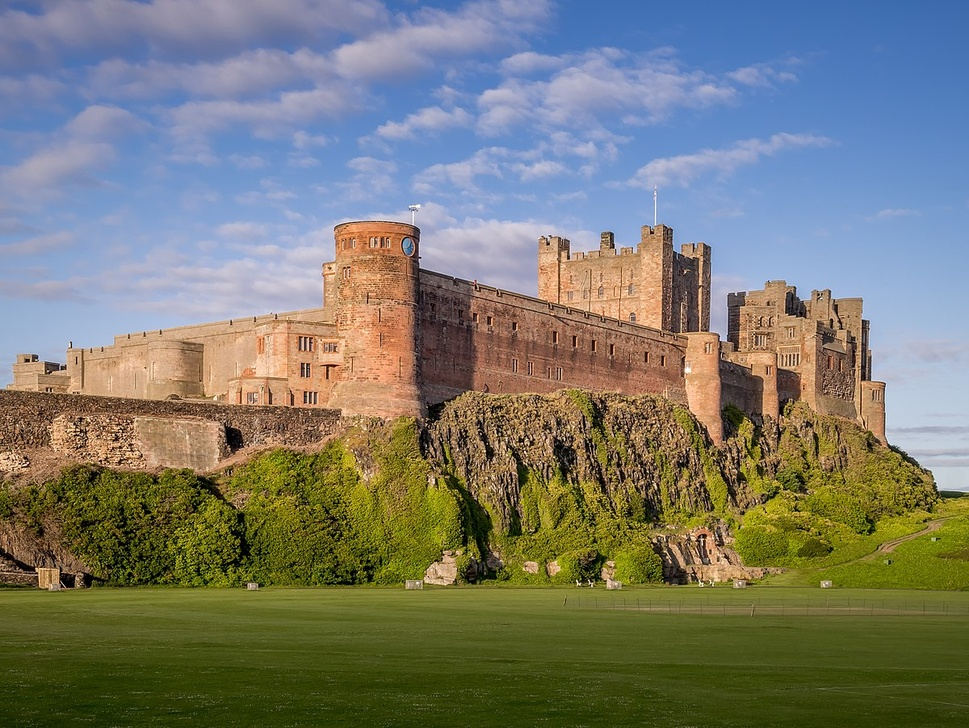
#> input picture Main Files/test_images/castle.jpg, 969 x 728 px, shrunk from 1200 x 901 before the run, found by its file name
$ python body.py
#> lines starting #> are read from the running program, lines starting #| are printed output that depends on the picture
### Main Files/Model/Pixel_Sorting/sorting_functions.py
import numpy as np


def luminance(row):
    temp = np.empty_like(row)
    temp[:, 0] = row[:, 0] * 0.2126
    temp[:, 1] = row[:, 1] * 0.7152
    temp[:, 2] = row[:, 2] * 0.0722
    return np.sum(temp, axis=1)


def basic_sum(row):
    return np.sum(row, axis=1)


def red(row):
    return row[:, 0]


def green(row):
    return row[:, 1]


def blue(row):
    return row[:, 2]

### Main Files/Model/Pixel_Sorting/body.py
from PIL import Image
import numpy as np

from sorting_functions import *


def sort_row(row, sorting_function):
    # sums all the pixel values to find a basic pixel "brightness" value
    summed = sorting_function(row[:, :4])
    min_index = np.argmin(summed)

    # sorts the row up to min_index
    summed_section = sorting_function(row[:min_index + 1])
    sorted_section = np.argsort(summed_section)
    # creates the final array by concatenating the new section with the old section
    final_arr = np.concatenate((row[:min_index + 1][sorted_section], row[min_index + 1:]), axis=0)
    return final_arr


def pixelsort(image, rotation=0, sorting_func=luminance):
    # rotates image by value given
    image = np.rot90(image, k=rotation)
    new_array = np.empty_like(image)
    for i, column in enumerate(image):
        new_array[i] = sort_row(column, sorting_func)

    # undoes rotation image
    new_array = np.rot90(new_array, k=4 - rotation)

    return new_array


if __name__ == '__main__':
    img = Image.open("C:/Users/gilsmi0809/PycharmProjects/pixel_sorting/Main Files/test_images\castle.jpg")
#> img is the input picture: PIL image 969x728 RGB; mean R, G, B 121, 122.4, 111.9

    img_a = np.array(img)
    img_b = pixelsort(img_a, 0)
#> the loop in pixelsort, `for i, column in enumerate(image):` made 728 passes
#> min_index in sort_row on passes 1 to 3: 951, 959, 921
#> after the loop in pixelsort, `for i, column in enumerate(image):`:
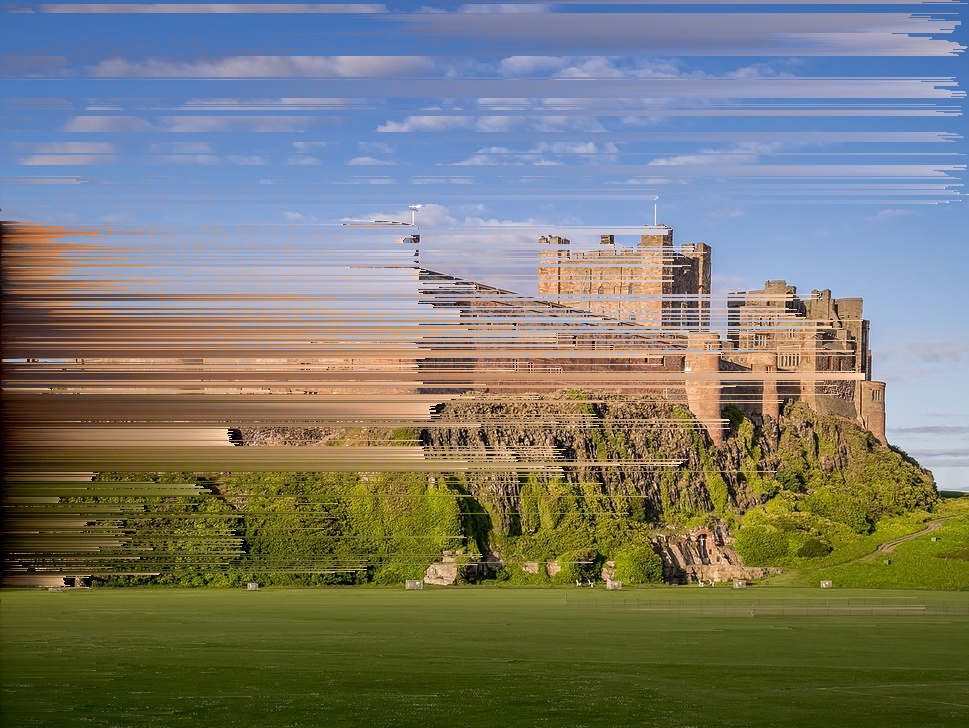
#> new_array: shape (728, 969, 3); mean of channels 0, 1, 2 121, 122.4, 111.9; drawn as R, G, B
    img_b = Image.fromarray(img_b)
    img_b.save('sorted.jpg')
